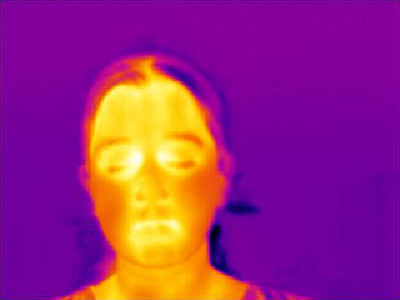
#> input picture test_imgs/image5301_hr.bmp, 400 x 300 px
$ python niqe_and_plot.py   (older library calls are emulated)
#> lines starting #> are read from the running program, lines starting #| are printed output that depends on the picture
import numpy as np
import scipy.misc
import scipy.io
from os.path import dirname
from os.path import join
import scipy
import PIL
from PIL import Image
import numpy as np
import scipy.ndimage
import numpy as np
import scipy.special
import math
import matplotlib.pyplot as plt

gamma_range = np.arange(0.2, 10, 0.001)
a = scipy.special.gamma(2.0/gamma_range)
a *= a
b = scipy.special.gamma(1.0/gamma_range)
c = scipy.special.gamma(3.0/gamma_range)
prec_gammas = a/(b*c)

# [110 lines left out: functions aggd_features, ggd_features, paired_product, gen_gauss_window, compute_image_mscn_transform, _niqe_extract_subband_feats, not called in this run]

def get_patches_train_features(img, patch_size, stride=8):
    return _get_patches_generic(img, patch_size, 1, stride)

def get_patches_test_features(img, patch_size, stride=8):
    return _get_patches_generic(img, patch_size, 0, stride)

# [53 lines left out: functions extract_on_patches, _get_patches_generic, not called in this run]

def niqe(inputImgData):

    patch_size = 96
    module_path = dirname(__file__)

    # TODO: memoize
    params = scipy.io.loadmat(join(module_path, 'data', 'niqe_image_params.mat'))
    pop_mu = np.ravel(params["pop_mu"])
    pop_cov = params["pop_cov"]


    M, N = inputImgData.shape

    # assert C == 1, "niqe called with videos containing %d channels. Please supply only the luminance channel" % (C,)
    assert M > (patch_size*2+1), "niqe called with small frame size, requires > 192x192 resolution video using current training parameters"
    assert N > (patch_size*2+1), "niqe called with small frame size, requires > 192x192 resolution video using current training parameters"


    feats = get_patches_test_features(inputImgData, patch_size)
    sample_mu = np.mean(feats, axis=0)
    sample_cov = np.cov(feats.T)

    X = sample_mu - pop_mu
    covmat = ((pop_cov+sample_cov)/2.0)
    pinvmat = scipy.linalg.pinv(covmat)
    niqe_score = np.sqrt(np.dot(np.dot(X, pinvmat), X))

    return niqe_score

if __name__ == "__main__":

    ref = np.array(Image.open('./test_imgs/image5301_hr.bmp').convert('LA'))[:,:,0]
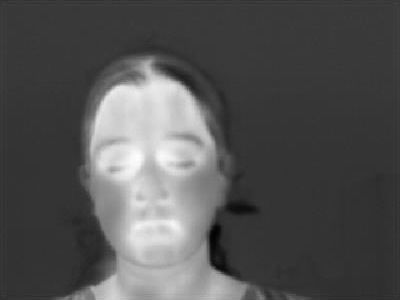
#> ref: shape (300, 400); min 1, max 254, mean 82.8
    dis1 = np.array(Image.open('./test_imgs/image5301_lr_out.bmp').convert('LA'))[:,:,0]
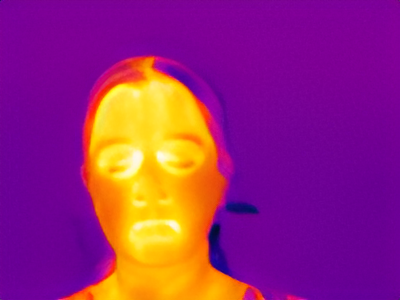
#> input picture test_imgs/image5301_lr_out.bmp, 400 x 300 px
    dis2 = np.array(Image.open('./test_imgs/image5301_lr_rlt.png').convert('LA'))[:,:,0]
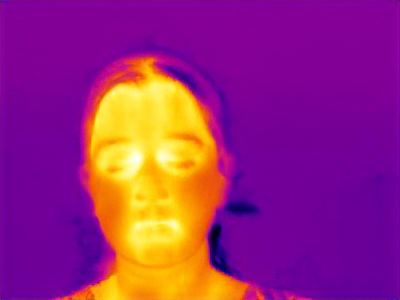
#> input picture test_imgs/image5301_lr_rlt.png, 400 x 300 px

#> (the run stopped early here; a loop or call above may not have finished)
